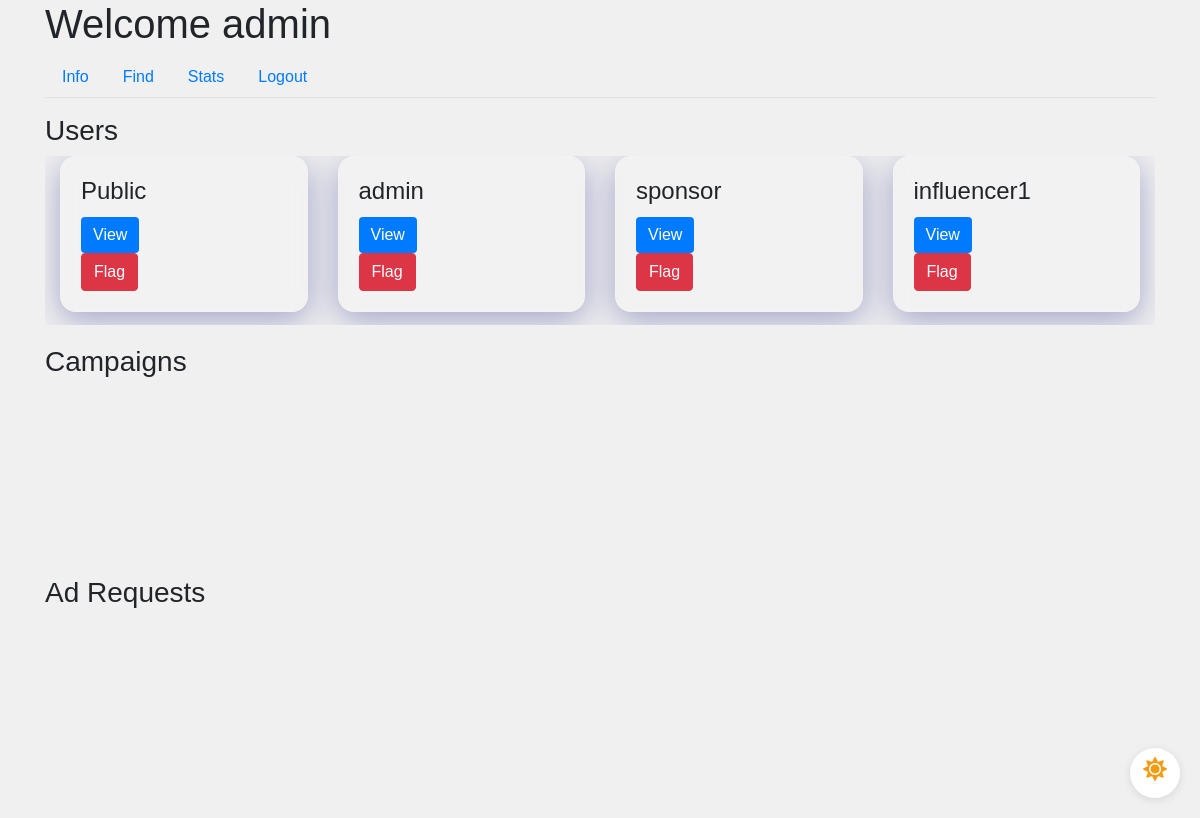
The page /admin/info (signed in) on the database as committed earlier.
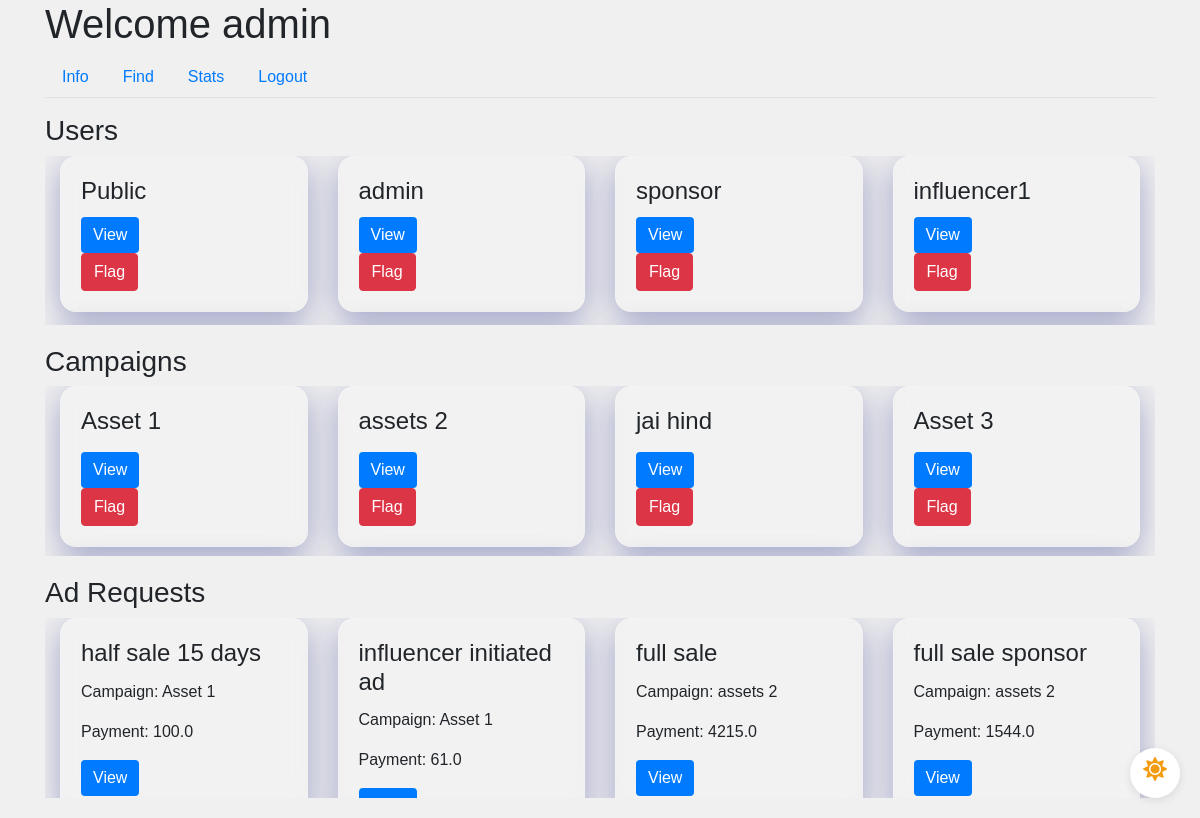
The same page on the database as committed later.
### app/models.py (models this page shows, shortened)
class User(UserMixin, db.Model):
    id = db.Column(db.Integer, primary_key=True)
    username = db.Column(db.String(64), unique=True, nullable=False)
    email = db.Column(db.String(120), unique=True, nullable=False)
    password_hash = db.Column(db.String(128), nullable=False)
    role = db.Column(db.String(20), nullable=False)
    industry = db.Column(db.String(120))  # For Sponsors
    platforms = db.Column(db.Text)  # For Influencers
    category = db.Column(db.String(120))  # For Influencers
    niche = db.Column(db.String(120))  # For Influencers
    profile_pic = db.Column(db.String(20), nullable=False, default='download.png')
    flag = db.Column(db.Boolean, default=False, nullable=False)  # Add flag column

class Campaign(db.Model):
    id = db.Column(db.Integer, primary_key=True)
    name = db.Column(db.String(100), nullable=False)
    description = db.Column(db.Text, nullable=False)
    budget = db.Column(db.Float, nullable=False)
    visibility = db.Column(db.String(10), nullable=False)  # 'public', 'private'
    start_date = db.Column(db.Date, nullable=False)
    end_date = db.Column(db.Date, nullable=False)
    user_id = db.Column(db.Integer, db.ForeignKey('user.id'), nullable=False)
    ad_requests = db.relationship('AdRequest', backref='campaign', lazy=True)
    flag = db.Column(db.Boolean, default=False, nullable=False)  # Add flag column

class AdRequest(db.Model):
    id = db.Column(db.Integer, primary_key=True)
    campaign_id = db.Column(db.Integer, db.ForeignKey('campaign.id'), nullable=False)
    influencer_id = db.Column(db.Integer, db.ForeignKey('user.id'), nullable=False)
    requirements = db.Column(db.Text, nullable=False)
    payment_amount = db.Column(db.Float, nullable=False)
    status_influencer = db.Column(db.String(10), nullable=False)
    status_sponsor = db.Column(db.String(10), nullable=False)

### app/routes.py (the view)
@main.route('/admin/info')
@login_required
def admin_info():
    if current_user.role == 'admin':
        users = User.query.all()
        campaigns = Campaign.query.all()
        ad_requests = AdRequest.query.all()
        return render_template('admin_info.html', users=users, campaigns=campaigns, ad_requests=ad_requests)
    return redirect(url_for('main.dashboard'))

### app/models.py (called while the page is built)
@login_manager.user_loader
def load_user(user_id):
    return User.query.get(int(user_id))

### app/templates/admin_info.html (shortened to what this page needs)
{% extends "admin_dashboard.html" %}
{% block tab_content %}
<h3>Users</h3>
<div class="scrollable-container scrollable-container-custom-height-adm-1">
    <div class="row-container">
        {% for user in users %}
        <div class="col-md-3">
            <div class="request-box card animated glassmorphism">
                <div class="card-body">
                    <h4 class="card-title">{{ user.username }}</h4>
                    {% if user.role == 'influencer' %}
                        <button class="btn btn-primary" data-toggle="modal" data-target="#influencerModal" data-id="{{ user.id }}">View</button>
                    {% elif user.role == 'admin' %}
                        <button class="btn btn-primary" data-toggle="modal" data-target="#adminModal" data-id="{{ user.id }}">View</button>
                    {% elif user.role == 'sponsor' %}
                        <button class="btn btn-primary" data-toggle="modal" data-target="#sponsorModal" data-id="{{ user.id }}">View</button>
                    {% else %}
                        <p>Sorry, user type mismatch</p>
                    {% endif %}
                    {% if user.flag == 0 %}
                        <form method="POST" action="{{ url_for('main.flag_user', id=user.id) }}">
                            <button type="submit" class="btn btn-danger">Flag</button>
                        </form>
                    {% endif %}
                </div>
            </div>
        </div>
        {% endfor %}
    </div>
</div>
<div class="admin-profile-padding"></div>
<h3>Campaigns</h3>
<div class="scrollable-container scrollable-container-custom-height-adm-2">
    <div class="row-container">
        {% for campaign in campaigns %}
        <div class="col-md-3">
            <div class="request-box card glassmorphism animated">
                <div class="card-body">
                    <h4 class="card-title">{{ campaign.name }}</h4>
                    <button class="btn btn-primary" data-toggle="modal" data-target="#campaignModal" data-id="{{ campaign.id }}">View</button>
                    {% if campaign.flag == 0 %}
                        <form method="POST" action="{{ url_for('main.flag_campaign', id=campaign.id) }}">
                            <button type="submit" class="btn btn-danger">Flag</button>
                        </form>
                    {% endif %}
                </div>
            </div>
        </div>
        {% endfor %}
    </div>
</div>
<div class="admin-profile-padding"></div>
<h3>Ad Requests</h3>
<div class="scrollable-container scrollable-container-custom-height-adm-3">
    <div class="row-container">
        {% for request in ad_requests %}
        <div class="col-md-3">
            <div class="request-box card glassmorphism animated">
                <div class="card-body">
                    <h4 class="card-title">{{ request.requirements }}</h4>
                    <p class="card-text">Campaign: {{ request.campaign.name }}</p>
                    <p class="card-text">Payment: {{ request.payment_amount }}</p>
                    <button class="btn btn-primary" data-toggle="modal" data-target="#adRequestModal" data-id="{{ request.id }}">View</button>
                </div>
            </div>
        </div>
        {% endfor %}
    </div>
</div>
<div class="admin-profile-padding"></div>
{% endblock %}

### app/templates/admin_dashboard.html (shortened to what this page needs)
{% extends "base.html" %}
{% block content %}
<div class="dark-mode-toggle">
    <label for="darkSwitch" class="toggle-label">
        <i class="fas fa-sun light-mode-icon"></i>
    </label>
</div>
<h1>Welcome {{ current_user.username }}</h1>
<ul class="nav nav-tabs">
    <li class="nav-item">
        <a class="nav-link" href="{{ url_for('main.admin_info') }}">Info</a>
    </li>
    <li class="nav-item">
        <a class="nav-link" href="{{ url_for('main.admin_find') }}">Find</a>
    </li>
    <li class="nav-item">
        <a class="nav-link" href="{{ url_for('main.admin_stats') }}">Stats</a>
    </li>
    <li class="nav-item">
        <a class="nav-link" href="{{ url_for('main.logout') }}">Logout</a>
    </li>
</ul>
<div class="tab-content mt-3">
    {% block tab_content %}{% endblock %}
</div>
{% endblock %}

Rows that differ between the two databases and show on the page:
added Campaign: name "Asset 1"
added Campaign: name "assets 2"
added Campaign: name "jai hind"
added Campaign: name "Asset 3"
added AdRequest: requirements "half sale 15 days", campaign.name "Asset 1", payment_amount "100.0"
added AdRequest: requirements "influencer initiated ad", campaign.name "Asset 1", payment_amount "61.0"
added AdRequest: requirements "full sale", campaign.name "assets 2", payment_amount "4215.0"
added AdRequest: requirements "full sale sponsor", campaign.name "assets 2", payment_amount "1544.0"
